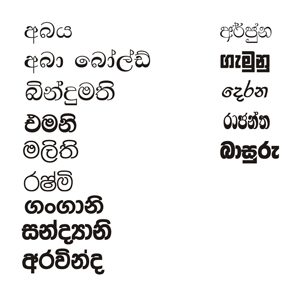
%> input picture FontClassification/info/commonFonts.jpg, 300 x 293 px, given in place of commonFonts.jpg.png, which was not available
$ octave --eval "readChar('../info/commonFonts.jpg');"   (GNU Octave 9; MATLAB toolbox functions it lacks are replaced by stand-ins)
%> lines starting %> are read from the running program, lines starting %| are printed output that depends on the picture; in (x1, y1, x2, y2) boxes, pixels count from 0 and x2, y2 are one past the last pixel; in counts of white or black regions, pixels touching at a corner belong together; the program's own positions count from 1; pictures that were not available may be replaced by others from this repository, and a replacement may not be noted

function [] = readChar(fname)
%> called with fname = '../info/commonFonts.jpg'

close all;
%clear;
%clc;
%fname = '4902';
char = imread([fname,'.png']);
%> char is the input picture: size 293x300x3 uint8; mean R, G, B 236.4, 236, 235.8
fileID = fopen([fname,'.txt'],'w');
char = imcomplement(char);
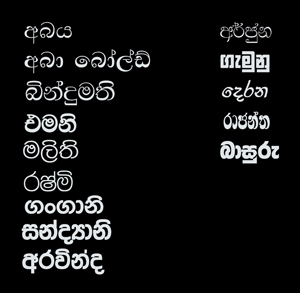
%> char: size 293x300x3 uint8; mean R, G, B 18.6, 19, 19.2
char2 = char;
figure,imshow(char);
originaldim = size(char);
%> originaldim = [293 300 3]


figure
image(char);
hold on;
% [36 lines of commented-out code are left out]
cutPoints = [];

%angles from 0 to 90
i = 0;
step = 1;
blurPad = 8;
while i<90
    angle = (pi/180)*i;
    rho = [0:1:round(sqrt(2*(100^2)))];
    theta = zeros(1,size(rho,2))+angle;
    [x,y] = pol2cart(theta,rho);
    x=round(x);%+round(originaldim(1)));
    y=round(y);%+round(originaldim(2)));
    plot(x,y,'r');

    valarray=[];
    %iterate through x,y
    for n = 1:size(x,2)
            if(n<originaldim(1))
                xpos = x(1,n);
                if xpos<=0
                    xpos = 1;
                end
                ypos = y(1,n);
                if ypos<=0
                    ypos = 1;
                end
                val = char(ypos,xpos);
                %change char
                char2(ypos,xpos) = 255-val;
                valarray = [valarray,val];
                %disp(val);
            end
    end

    kernel = ones(1,blurPad)/blurPad;
    blurredArray = conv2(double(valarray), double(kernel), 'same');

    countstarted = false;
    startpx = 0;
    endpx = 0;
    midpx = [];
    %disp(size(blurredArray,2));
    for n=1:size(blurredArray,2)
        val = blurredArray(1,n);
        if (val>200 && ~countstarted)
            startpx = n;
            countstarted = true;
             %disp(startpx);
         end
         if(val<100 && countstarted)
              endpx = n;
              %disp(endpx);
              countstarted = false;
              %cutting point atleas should have some width
              if (endpx-startpx)>5
                   midpx = [midpx;round((endpx+startpx)/2)];
                   %polar(angle,round((endpx+startpx)/2),'*g')
              end
          end
    end
    %check if countstarted is false
    %it should be false
    %else the last count is not finished
    if countstarted
              endpx = n-1;
              %disp(endpx);
              countstarted = false;
              %cutting point atleas should have some width
              if (endpx-startpx)>5
                   midpx = [midpx;round((endpx+startpx)/2)];
                   %polar(angle,round((endpx+startpx)/2),'*g')
              end

    end

    %padding with trailing zeros
    midArray =  padarray(midpx,10-size(midpx,1),0,'post');
    %fprintf('angle %d Cutting points ',i)
    %fprintf('%d ',midArray);
    %fprintf('\n');
    fprintf(fileID,'%d ',size(midpx,1));
    cutPoints = [cutPoints,size(midpx,1)];
    %fprintf(fileID,'\n');
    i=i+step;
end
%> this loop made 90 passes
%> midArray on passes 32, 51: [121; 0; 0; 0; 0; 0; 0; 0; 0; 0], [130; 0; 0; 0; 0; 0; 0; 0; 0; 0]
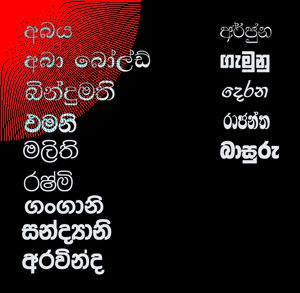
%> char2: size 293x300x3 uint8; 10.91% of pixels changed, all inside (x1, y1, x2, y2) = (0, 0, 141, 141)
%> after the loop, cutPoints = 90 values, max 1 at index 32, min 0 at index 1, mean 0.0778; i = 90; xpos = 2; ypos = 141


%angles from 90 to 180
i = 90;
step = 1;
blurPad = 8;
while i<180
    angle = (pi/180)*i;
    rho = [0:1:round(sqrt(2*(100^2)))];
    theta = zeros(1,size(rho,2))+angle;
    [x,y] = pol2cart(theta,rho);
    x=round(x+round(originaldim(1)));
    y=round(y);%+round(originaldim(2)));
    plot(x,y,'r');

    valarray=[];
    %iterate through x,y
    for n = 1:size(x,2)
            if(n<originaldim(1))
                xpos = x(1,n);
                if xpos<=0
                    xpos = 1;
                end
                ypos = y(1,n);
                if ypos<=0
                    ypos = 1;
                end
                val = char(ypos,xpos);
                %change char
                char2(ypos,xpos) = 255-val;
                valarray = [valarray,val];
                %disp(val);
            end
    end

    kernel = ones(1,blurPad)/blurPad;
    blurredArray = conv2(double(valarray), double(kernel), 'same');

    countstarted = false;
    startpx = 0;
    endpx = 0;
    midpx = [];
    %disp(size(blurredArray,2));
    for n=1:size(blurredArray,2)
        val = blurredArray(1,n);
        if (val>200 && ~countstarted)
            startpx = n;
            countstarted = true;
             %disp(startpx);
         end
         if(val<100 && countstarted)
              endpx = n;
              %disp(endpx);
              countstarted = false;
              %cutting point atleas should have some width
              if (endpx-startpx)>5
                   midpx = [midpx;round((endpx+startpx)/2)];
                   %polar(angle,round((endpx+startpx)/2),'*g')
              end
          end
    end
    %check if countstarted is false
    %it should be false
    %else the last count is not finished
    if countstarted
              endpx = n-1;
              %disp(endpx);
              countstarted = false;
              %cutting point atleas should have some width
              if (endpx-startpx)>5
                   midpx = [midpx;round((endpx+startpx)/2)];
                   %polar(angle,round((endpx+startpx)/2),'*g')
              end

    end

    %padding with trailing zeros
    midArray =  padarray(midpx,10-size(midpx,1),0,'post');
    %fprintf('angle %d Cutting points ',i)
    %fprintf('%d ',midArray);
    %fprintf('\n');
    fprintf(fileID,'%d ',size(midpx,1));
    cutPoints = [cutPoints,size(midpx,1)];
    %fprintf(fileID,'\n');
    i=i+step;
end
%> this loop made 90 passes
%> midArray on passes 12, 17, 21, 22, 23, 26, 28, 29, 33, 37, 40, 43: [130; 0; 0; 0; 0; 0; 0; 0; 0; 0], [100; 133; 0; 0; 0; 0; 0; 0; 0; 0], [75; 0; 0; 0; 0; 0; 0; 0; 0; 0], [73; 0; 0; 0; 0; 0; 0; 0; 0; 0], [73; 0; 0; 0; 0; 0; 0; 0; 0; 0], [76; 0; 0; 0; 0; 0; 0; 0; 0; 0], [72; 105; 0; 0; 0; 0; 0; 0; 0; 0], [74; 0; 0; 0; 0; 0; 0; 0; 0; 0], [82; 0; 0; 0; 0; 0; 0; 0; 0; 0], [82; 0; 0; 0; 0; 0; 0; 0; 0; 0], [83; 0; 0; 0; 0; 0; 0; 0; 0; 0], [88; 0; 0; 0; 0; 0; 0; 0; 0; 0]
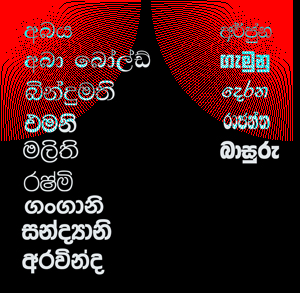
%> char2: size 293x300x3 uint8; 11% of pixels changed, all inside (x1, y1, x2, y2) = (151, 0, 293, 141)
%> after the loop, cutPoints = 180 values, max 2 at index 107, min 0 at index 1, mean 0.122; i = 180; xpos = 152; ypos = 2

%angles from 180 to 270
i = 180;
step = 1;
blurPad = 8;
while i<270
    angle = (pi/180)*i;
    rho = [0:1:round(sqrt(2*(100^2)))];
    theta = zeros(1,size(rho,2))+angle;
    [x,y] = pol2cart(theta,rho);
    x=round(x+round(originaldim(1)));
    y=round(y+round(originaldim(2)));
    plot(x,y,'r');

    valarray=[];
    %iterate through x,y
    for n = 1:size(x,2)
            if(n<originaldim(1))
                xpos = x(1,n);
                if xpos<=0
                    xpos = 1;
                end
                ypos = y(1,n);
                if ypos<=0
                    ypos = 1;
                end
                val = char(ypos,xpos);
                %change char
                char2(ypos,xpos) = 255-val;
                valarray = [valarray,val];
                %disp(val);
            end
    end

    kernel = ones(1,blurPad)/blurPad;
    blurredArray = conv2(double(valarray), double(kernel), 'same');

    countstarted = false;
    startpx = 0;
    endpx = 0;
    midpx = [];
    %disp(size(blurredArray,2));
    for n=1:size(blurredArray,2)
        val = blurredArray(1,n);
        if (val>200 && ~countstarted)
            startpx = n;
            countstarted = true;
             %disp(startpx);
         end
         if(val<100 && countstarted)
              endpx = n;
              %disp(endpx);
              countstarted = false;
              %cutting point atleas should have some width
              if (endpx-startpx)>5
                   midpx = [midpx;round((endpx+startpx)/2)];
                   %polar(angle,round((endpx+startpx)/2),'*g')
              end
          end
    end
    %check if countstarted is false
    %it should be false
    %else the last count is not finished
    if countstarted
              endpx = n-1;
              %disp(endpx);
              countstarted = false;
              %cutting point atleas should have some width
              if (endpx-startpx)>5
                   midpx = [midpx;round((endpx+startpx)/2)];
                   %polar(angle,round((endpx+startpx)/2),'*g')
              end

    end

    %padding with trailing zeros
    midArray =  padarray(midpx,10-size(midpx,1),0,'post');
    %fprintf('angle %d Cutting points ',i)
    %fprintf('%d ',midArray);
    %fprintf('\n');
    fprintf(fileID,'%d ',size(midpx,1));
    cutPoints = [cutPoints,size(midpx,1)];
    %fprintf(fileID,'\n');
    i=i+step;
end
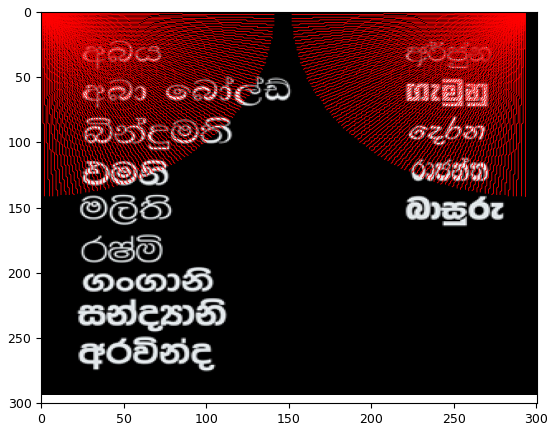
%> figure redrawn from the program's plot data

%angles from 270 to 360
i = 270;
step = 1;
blurPad = 8;
while i<360
    angle = (pi/180)*i;
    rho = [0:1:round(sqrt(2*(100^2)))];
    theta = zeros(1,size(rho,2))+angle;
    [x,y] = pol2cart(theta,rho);
    x=round(x);%+round(originaldim(1)));
    y=round(y+round(originaldim(2)));
    plot(x,y,'r');

    valarray=[];
    %iterate through x,y
    for n = 1:size(x,2)
            if(n<originaldim(1))
                xpos = x(1,n);
                if xpos<=0
                    xpos = 1;
                end
                ypos = y(1,n);
                if ypos<=0
                    ypos = 1;
                end
                val = char(ypos,xpos);
                %change char
                char2(ypos,xpos) = 255-val;
                valarray = [valarray,val];
                %disp(val);
            end
    end

    kernel = ones(1,blurPad)/blurPad;
    blurredArray = conv2(double(valarray), double(kernel), 'same');

    countstarted = false;
    startpx = 0;
    endpx = 0;
    midpx = [];
    %disp(size(blurredArray,2));
    for n=1:size(blurredArray,2)
        val = blurredArray(1,n);
        if (val>200 && ~countstarted)
            startpx = n;
            countstarted = true;
             %disp(startpx);
         end
         if(val<100 && countstarted)
              endpx = n;
              %disp(endpx);
              countstarted = false;
              %cutting point atleas should have some width
              if (endpx-startpx)>5
                   midpx = [midpx;round((endpx+startpx)/2)];
                   %polar(angle,round((endpx+startpx)/2),'*g')
              end
          end
    end
    %check if countstarted is false
    %it should be false
    %else the last count is not finished
    if countstarted
              endpx = n-1;
              %disp(endpx);
              countstarted = false;
              %cutting point atleas should have some width
              if (endpx-startpx)>5
                   midpx = [midpx;round((endpx+startpx)/2)];
                   %polar(angle,round((endpx+startpx)/2),'*g')
              end

    end

    %padding with trailing zeros
    midArray =  padarray(midpx,10-size(midpx,1),0,'post');
    %fprintf('angle %d Cutting points ',i)
    %fprintf('%d ',midArray);
    %fprintf('\n');
    fprintf(fileID,'%d ',size(midpx,1));
    cutPoints = [cutPoints,size(midpx,1)];
    %fprintf(fileID,'\n');
    i=i+step;
end

hold off;
figure, imshow(char2);
figure, plot(cutPoints);
fprintf(fileID,'\n');
fclose(fileID);
return

end
%> (the run ends here)
